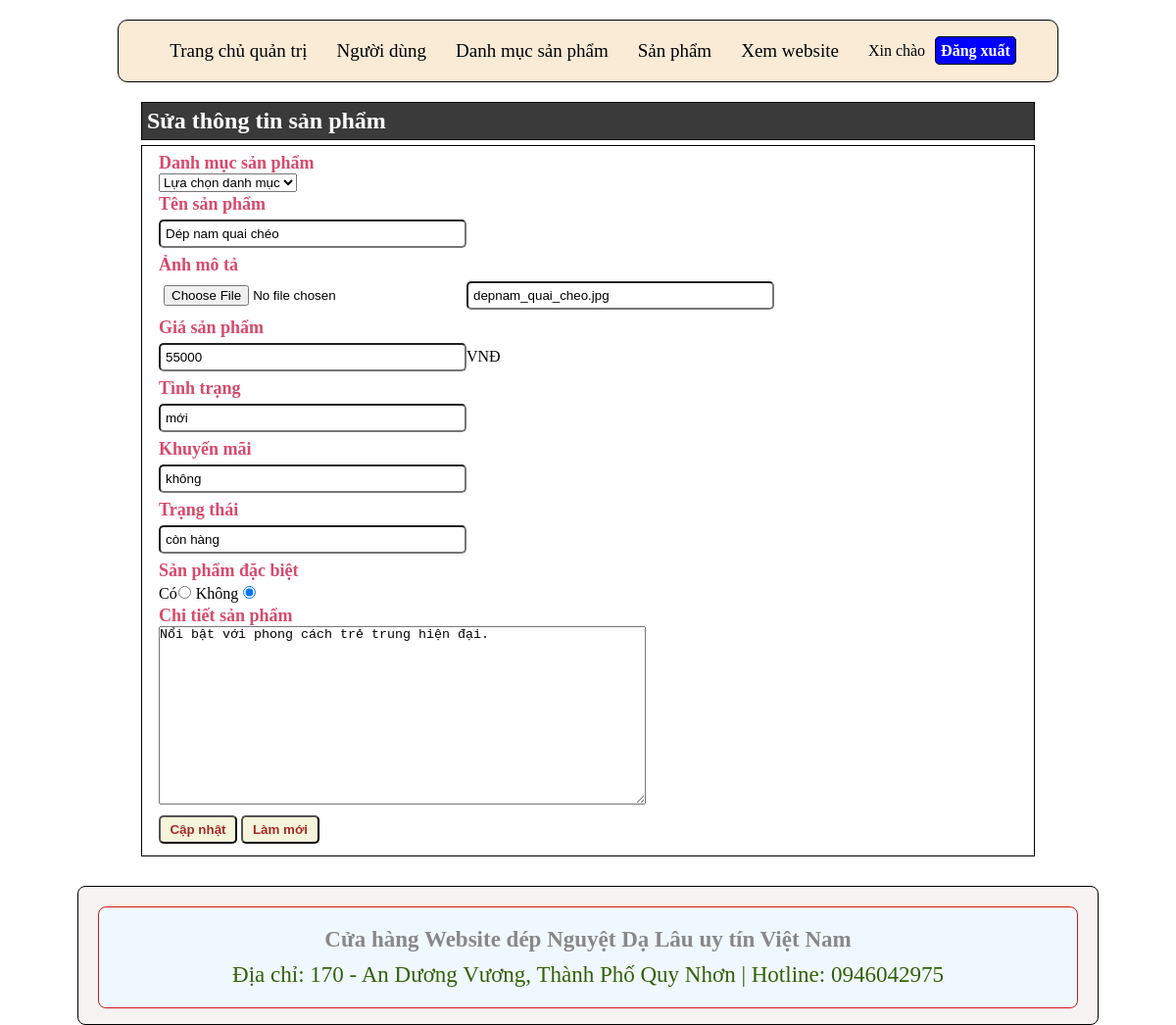
The app's page /quantri/quantri.php?page_layout=sua_sp&id_sp=11 with its own data.
### tables this page shows
CREATE TABLE IF NOT EXISTS `sanpham` (
  `id_sp` int(11) UNSIGNED NOT NULL AUTO_INCREMENT,
  `id_dm` int(11) UNSIGNED NOT NULL,
  `ten_sp` varchar(255) NOT NULL,
  `anh_sp` varchar(255) NOT NULL,
  `gia_sp` float(50) NOT NULL,
  `tinh_trang` varchar(255) NOT NULL,
  `khuyen_mai` varchar(255) NOT NULL,
  `trang_thai` varchar(255) NOT NULL,
  `dac_biet` int(1) NOT NULL,
  `chi_tiet_sp` longtext NOT NULL,
  PRIMARY KEY (`id_sp`)
);

### quantri/sua_sp.php (the view, shortened to what this page needs)
<?php
    include_once('ketnoi.php');
    $id_sp = $_GET['id_sp'];
    $sql = "SELECT * FROM sanpham WHERE id_sp = $id_sp";
    $query = mysqli_query($conn,$sql);
    while ($row = mysqli_fetch_assoc($query)) {
?>
    <h2>Sửa thông tin sản phẩm</h2>
    <link rel="stylesheet" href="css/themsp.css">
<div id="main">
	<form method="post" enctype="multipart/form-data">
	<table id="add-prd" >
        <tr>
            <td>
                <label>Danh mục sản phẩm</label><br />
                <select name="id_dm">
                    <option value="unselect" selected="selected">Lựa chọn danh mục</option>
                </select>
            </td>
        </tr>
    	<tr>
        	<td><label>Tên sản phẩm</label><br /><input type="text" name="ten_sp" value="<?php echo $row['ten_sp']?>"/></td>
        </tr>
        <tr>
        	<td><label>Ảnh mô tả</label><br /><input type="file" name="anh_sp"/> <input type="text" name="anh_sp" value="<?php echo $row['anh_sp']?>"/></td>
        </tr>
        <tr>
        	<td><label>Giá sản phẩm</label><br /><input type="text" name="gia_sp" value="<?php echo $row['gia_sp']?>"/>VNĐ</td>
        </tr>
        <tr>
        	<td><label>Tình trạng</label><br /><input type="text" name="tinh_trang" value="<?php echo $row['tinh_trang']?>"/></td>
        </tr>
        <tr>
        	<td><label>Khuyến mãi</label><br /><input type="text" name="khuyen_mai" value="<?php echo $row['khuyen_mai']?>"/></td>
        </tr>
        <tr>
        	<td><label>Trạng thái</label><br /><input type="text" name="trang_thai" value="<?php echo $row['trang_thai']?>"/></td>
        </tr>
        <tr>
        	<td><label>Sản phẩm đặc biệt</label><br />Có<input type="radio" name="dac_biet" value=1<?php if($row['dac_biet']==1){echo 'checked';} ?>/> Không <input type="radio" name="dac_biet" value=0 <?php if($row['dac_biet']==0){echo 'checked';} ?>/></td>
        </tr>
        <tr>
        	<td><label>Chi tiết sản phẩm</label><br /><textarea cols="60" rows="12" name="chi_tiet_sp" value=""><?php echo $row['chi_tiet_sp'];?></textarea></td>
        </tr>
        <tr>
        	<td><input type="submit" name="submit" value="Cập nhật" /> <input type="reset" name="reset" value="Làm mới" /></td>
        </tr>
    </table>
    </form>
</div>
<?php
}
?>

### quantri/css/quantri.css (style rules this page uses)
* { margin: 0px; padding: 0px; }

### quantri/css/themsp.css (style rules this page uses)
body { margin: 0; padding: 0; }
#main { width: 910px; border: 1px solid black; margin: 0 auto; text-align: left; }
h2 { width: 900px; text-align: left; margin: 0 auto; border: 1px solid black; margin-bottom: 5px; padding: 5px; background-color: rgb(58, 58, 58); color: white; }
table { margin-left: 10px; padding: 5px; }
table input { padding: 5px; width: 300px; margin: 5px 0; border-radius: 5px; }
table label { color: rgb(214, 74, 109); font-weight: bold; font-size: 18px; }
table input[type="radio"] { width: 15px; }
table input[type="submit"], input[type="reset"] { width: 80px; background-color: beige; border-radius: 5px; color: brown; font-weight: bold; }

### records on screen
sanpham: ten_sp "Dép nam quai chéo", anh_sp "depnam_quai_cheo.jpg", gia_sp "55000", tinh_trang "mới", khuyen_mai "không", trang_thai "còn hàng", dac_biet "☑", chi_tiet_sp "Nổi bật với phong cách trẻ trung hiện đại."
